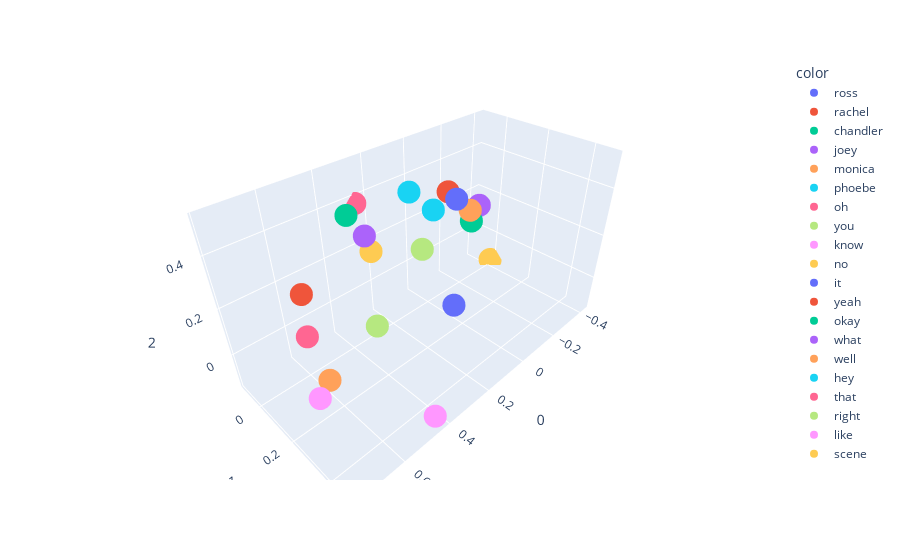

The code cell stored with this chart in its notebook:
### Code cell
import plotly.express as px
fig = px.scatter_3d(X[:20], x=0,y=1,z=2, color=y[:20])
fig.show()

### Figure 1 — Plotly figure (JSON) as saved in the notebook; plotly's stock layout.template omitted (floating-point values rounded to 4 significant figures)
{"data": [{"hovertemplate": "color=ross<br>0=%{x}<br>1=%{y}<br>2=%{z}<extra></extra>", "legendgroup": "ross", "marker": {"color": "#636efa", "symbol": "circle"}, "mode": "markers", "name": "ross", "scene": "scene", "showlegend": true, "type": "scatter3d", "x": [-0.0697], "y": [0.08181], "z": [0.3429]}, {"hovertemplate": "color=rachel<br>0=%{x}<br>1=%{y}<br>2=%{z}<extra></extra>", "legendgroup": "rachel", "marker": {"color": "#EF553B", "symbol": "circle"}, "mode": "markers", "name": "rachel", "scene": "scene", "showlegend": true, "type": "scatter3d", "x": [-0.1254], "y": [-0.01402], "z": [0.3199]}, {"hovertemplate": "color=chandler<br>0=%{x}<br>1=%{y}<br>2=%{z}<extra></extra>", "legendgroup": "chandler", "marker": {"color": "#00cc96", "symbol": "circle"}, "mode": "markers", "name": "chandler", "scene": "scene", "showlegend": true, "type": "scatter3d", "x": [-0.1457], "y": [0.0955], "z": [0.2241]}, {"hovertemplate": "color=joey<br>0=%{x}<br>1=%{y}<br>2=%{z}<extra></extra>", "legendgroup": "joey", "marker": {"color": "#ab63fa", "symbol": "circle"}, "mode": "markers", "name": "joey", "scene": "scene", "showlegend": true, "type": "scatter3d", "x": [-0.1941], "y": [0.09131], "z": [0.274]}, {"hovertemplate": "color=monica<br>0=%{x}<br>1=%{y}<br>2=%{z}<extra></extra>", "legendgroup": "monica", "marker": {"color": "#FFA15A", "symbol": "circle"}, "mode": "markers", "name": "monica", "scene": "scene", "showlegend": true, "type": "scatter3d", "x": [-0.1376], "y": [0.09354], "z": [0.2744]}, {"hovertemplate": "color=phoebe<br>0=%{x}<br>1=%{y}<br>2=%{z}<extra></extra>", "legendgroup": "phoebe", "marker": {"color": "#19d3f3", "symbol": "circle"}, "mode": "markers", "name": "phoebe", "scene": "scene", "showlegend": true, "type": "scatter3d", "x": [-0.05767], "y": [-0.02884], "z": [0.2593]}, {"hovertemplate": "color=oh<br>0=%{x}<br>1=%{y}<br>2=%{z}<extra></extra>", "legendgroup": "oh", "marker": {"color": "#FF6692", "symbol": "circle"}, "mode": "markers", "name": "oh", "scene": "scene", "showlegend": true, "type": "scatter3d", "x": [0.2583], "y": [-0.1079], "z": [0.3763]}, {"hovertemplate": "color=you<br>0=%{x}<br>1=%{y}<br>2=%{z}<extra></extra>", "legendgroup": "you", "marker": {"color": "#B6E880", "symbol": "circle"}, "mode": "markers", "name": "you", "scene": "scene", "showlegend": true, "type": "scatter3d", "x": [0.5177], "y": [0.3093], "z": [0.2237]}, {"hovertemplate": "color=know<br>0=%{x}<br>1=%{y}<br>2=%{z}<extra></extra>", "legendgroup": "know", "marker": {"color": "#FF97FF", "symbol": "circle"}, "mode": "markers", "name": "know", "scene": "scene", "showlegend": true, "type": "scatter3d", "x": [0.7687], "y": [0.3657], "z": [0.1594]}, {"hovertemplate": "color=no<br>0=%{x}<br>1=%{y}<br>2=%{z}<extra></extra>", "legendgroup": "no", "marker": {"color": "#FECB52", "symbol": "circle"}, "mode": "markers", "name": "no", "scene": "scene", "showlegend": true, "type": "scatter3d", "x": [0.3014], "y": [0.0212], "z": [0.2527]}, {"hovertemplate": "color=it<br>0=%{x}<br>1=%{y}<br>2=%{z}<extra></extra>", "legendgroup": "it", "marker": {"color": "#636efa", "symbol": "circle"}, "mode": "markers", "name": "it", "scene": "scene", "showlegend": true, "type": "scatter3d", "x": [0.3284], "y": [0.4395], "z": [0.2688]}, {"hovertemplate": "color=yeah<br>0=%{x}<br>1=%{y}<br>2=%{z}<extra></extra>", "legendgroup": "yeah", "marker": {"color": "#EF553B", "symbol": "circle"}, "mode": "markers", "name": "yeah", "scene": "scene", "showlegend": true, "type": "scatter3d", "x": [0.582], "y": [0.003644], "z": [0.208]}, {"hovertemplate": "color=okay<br>0=%{x}<br>1=%{y}<br>2=%{z}<extra></extra>", "legendgroup": "okay", "marker": {"color": "#00cc96", "symbol": "circle"}, "mode": "markers", "name": "okay", "scene": "scene", "showlegend": true, "type": "scatter3d", "x": [0.4833], "y": [0.1598], "z": [0.522]}, {"hovertemplate": "color=what<br>0=%{x}<br>1=%{y}<br>2=%{z}<extra></extra>", "legendgroup": "what", "marker": {"color": "#ab63fa", "symbol": "circle"}, "mode": "markers", "name": "what", "scene": "scene", "showlegend": true, "type": "scatter3d", "x": [0.3026], "y": [-0.007929], "z": [0.3039]}, {"hovertemplate": "color=well<br>0=%{x}<br>1=%{y}<br>2=%{z}<extra></extra>", "legendgroup": "well", "marker": {"color": "#FFA15A", "symbol": "circle"}, "mode": "markers", "name": "well", "scene": "scene", "showlegend": true, "type": "scatter3d", "x": [0.6925], "y": [0.2956], "z": [0.1169]}, {"hovertemplate": "color=hey<br>0=%{x}<br>1=%{y}<br>2=%{z}<extra></extra>", "legendgroup": "hey", "marker": {"color": "#19d3f3", "symbol": "circle"}, "mode": "markers", "name": "hey", "scene": "scene", "showlegend": true, "type": "scatter3d", "x": [0.06998], "y": [-0.02855], "z": [0.3822]}, {"hovertemplate": "color=that<br>0=%{x}<br>1=%{y}<br>2=%{z}<extra></extra>", "legendgroup": "that", "marker": {"color": "#FF6692", "symbol": "circle"}, "mode": "markers", "name": "that", "scene": "scene", "showlegend": true, "type": "scatter3d", "x": [0.6367], "y": [0.09806], "z": [0.1205]}, {"hovertemplate": "color=right<br>0=%{x}<br>1=%{y}<br>2=%{z}<extra></extra>", "legendgroup": "right", "marker": {"color": "#B6E880", "symbol": "circle"}, "mode": "markers", "name": "right", "scene": "scene", "showlegend": true, "type": "scatter3d", "x": [0.2656], "y": [0.2417], "z": [0.3463]}, {"hovertemplate": "color=like<br>0=%{x}<br>1=%{y}<br>2=%{z}<extra></extra>", "legendgroup": "like", "marker": {"color": "#FF97FF", "symbol": "circle"}, "mode": "markers", "name": "like", "scene": "scene", "showlegend": true, "type": "scatter3d", "x": [0.4502], "y": [0.4847], "z": [-0.08916]}, {"hovertemplate": "color=scene<br>0=%{x}<br>1=%{y}<br>2=%{z}<extra></extra>", "legendgroup": "scene", "marker": {"color": "#FECB52", "symbol": "circle"}, "mode": "markers", "name": "scene", "scene": "scene", "showlegend": true, "type": "scatter3d", "x": [-0.4171], "y": [-0.001535], "z": [-0.1349]}], "layout": {"legend": {"title": {"text": "color"}, "tracegroupgap": 0}, "margin": {"t": 60}, "scene": {"domain": {"x": [0, 1], "y": [0, 1]}, "xaxis": {"title": {"text": "0"}}, "yaxis": {"title": {"text": "1"}}, "zaxis": {"title": {"text": "2"}}}}}
